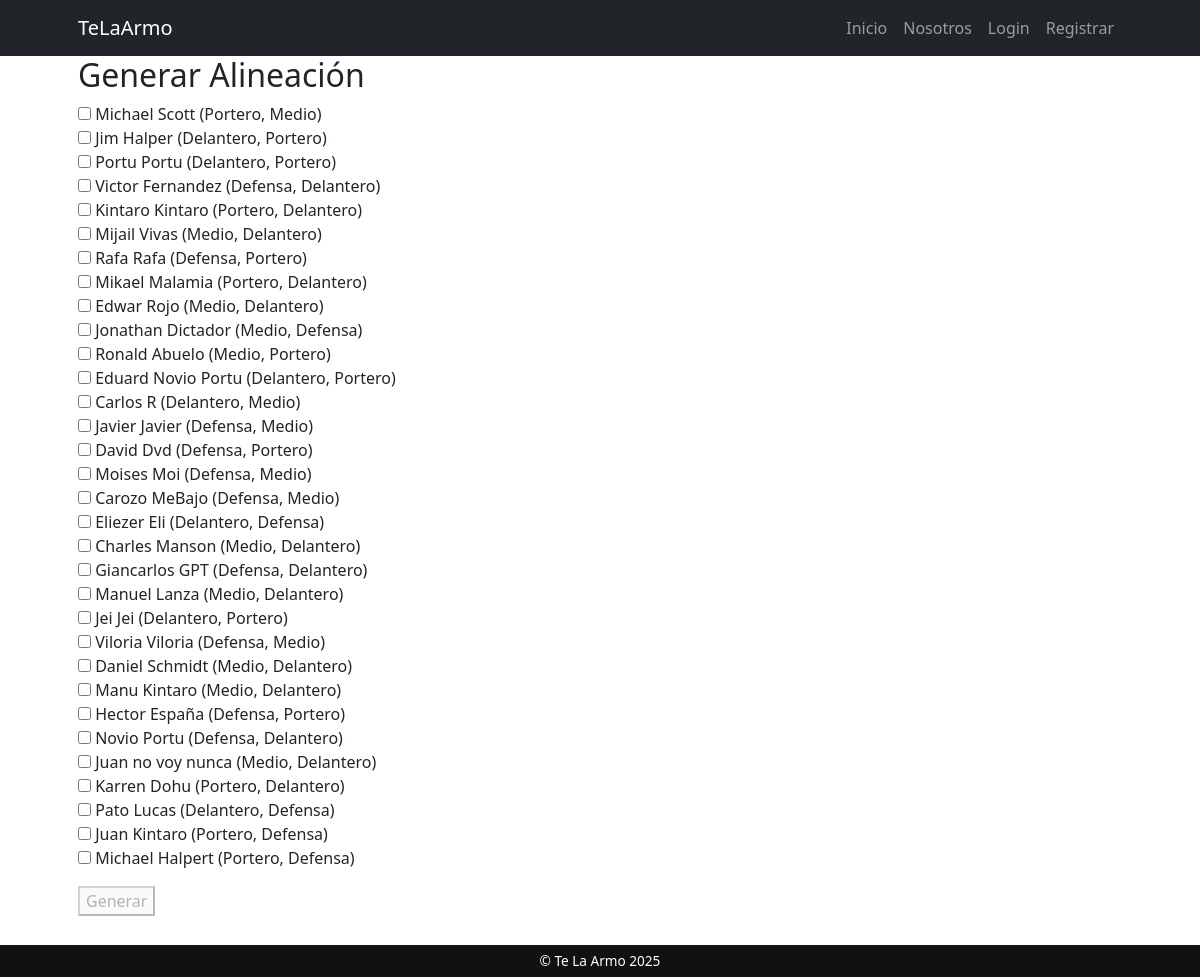
The page /clientes/alineacion_form/ on the database as committed earlier.
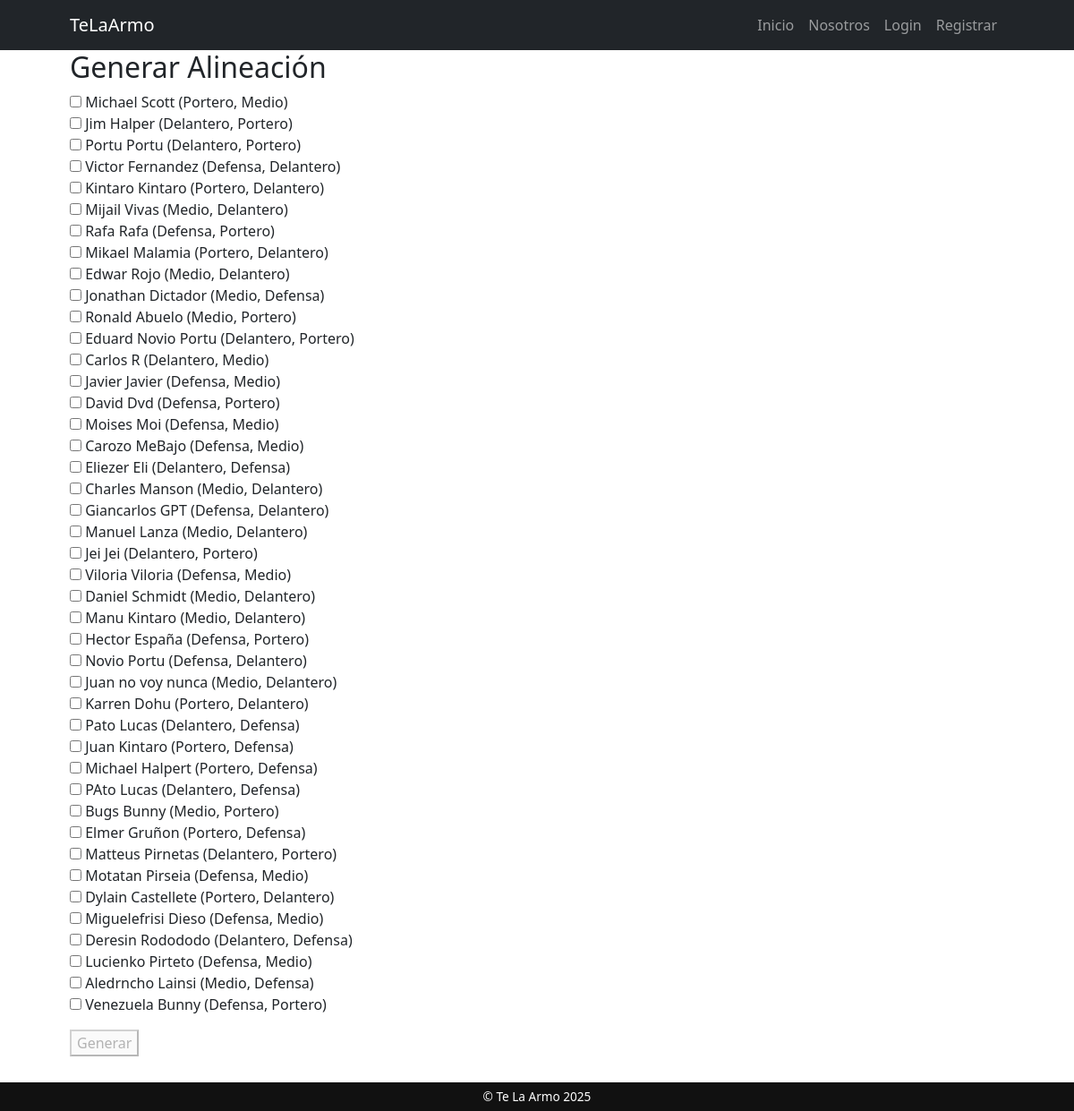
The same page on the database as committed later.
### cliente/models.py (models this page shows, shortened)
class Cliente(models.Model):
    nombre = models.CharField(max_length=100)
    apellido = models.CharField(max_length=100)
    edad = models.IntegerField()
    posicion1 = models.CharField(max_length=50)
    posicion2 = models.CharField(max_length=50)
    equipo = models.ForeignKey(Equipo, on_delete=models.CASCADE, related_name='jugadores')

### cliente/views.py (the view)
# urls.py: path("alineacion_form/", views.alineacion_form, name="alineacion_form"),
def alineacion_form(request):
    alineacion = None
    if request.method == "POST":
        form = SeleccionJugadoresForm(request.POST)
        if form.is_valid():
            jugadores_seleccionados = form.cleaned_data["jugadores"]
            jugadores_posiciones = [
                (f"{j.nombre} {j.apellido}", j.posicion1, j.posicion2)
                for j in jugadores_seleccionados
            ]
            equipoA, equipoB = armar_equipos(jugadores_posiciones)
            alineacion = formatear_equipo(equipoA, "Equipo Azul") + "\n" + formatear_equipo(equipoB, "Equipo Rojo")
    else:
        form = SeleccionJugadoresForm()
    return render(request, "cliente/alineacion_form.html", {
        "form": form,
        "alineacion": alineacion
    })

### cliente/forms.py
class SeleccionJugadoresForm(forms.Form):
    jugadores = forms.ModelMultipleChoiceField(
        queryset=models.Cliente.objects.all(),
        widget=forms.CheckboxSelectMultiple,
        label="Selecciona 16 jugadores",
    )
    def __init__(self, *args, **kwargs):
        super().__init__(*args, **kwargs)
        self.fields['jugadores'].label_from_instance = lambda obj: f"{obj.nombre} {obj.apellido} ({obj.posicion1}/{obj.posicion2})"

### cliente/templates/cliente/alineacion_form.html (shortened to what this page needs)
{% extends 'core/base.html' %}
{% block content %}
<h2>Generar Alineación</h2>
<form method="post" action="">
  <ul style="list-style: none; padding: 0;">
    {% for jugador in form.jugadores.field.queryset %}
      <li>
        <label>
          <input type="checkbox" name="jugadores" value="{{ jugador.pk }}">
          {{ jugador.nombre }} {{ jugador.apellido }} ({{ jugador.posicion1 }}, {{ jugador.posicion2 }})
        </label>
      </li>
    {% endfor %}
  </ul>
  <button type="submit" id="generar-btn" disabled>Generar</button>
</form>
{% endblock %}

Rows that differ between the two databases and show on the page:
added Cliente: nombre "PAto", apellido "Lucas", posicion1 "Delantero", posicion2 "Defensa"
added Cliente: nombre "Bugs", apellido "Bunny", posicion1 "Medio", posicion2 "Portero"
added Cliente: nombre "Elmer", apellido "Gruñon", posicion1 "Portero", posicion2 "Defensa"
added Cliente: nombre "Matteus", apellido "Pirnetas", posicion1 "Delantero", posicion2 "Portero"
added Cliente: nombre "Motatan", apellido "Pirseia", posicion1 "Defensa", posicion2 "Medio"
added Cliente: nombre "Dylain", apellido "Castellete", posicion1 "Portero", posicion2 "Delantero"
added Cliente: nombre "Miguelefrisi", apellido "Dieso", posicion1 "Defensa", posicion2 "Medio"
added Cliente: nombre "Deresin", apellido "Rodododo", posicion1 "Delantero", posicion2 "Defensa"
added Cliente: nombre "Lucienko", apellido "Pirteto", posicion1 "Defensa", posicion2 "Medio"
added Cliente: nombre "Aledrncho", apellido "Lainsi", posicion1 "Medio", posicion2 "Defensa"
added Cliente: nombre "Venezuela", apellido "Bunny", posicion1 "Defensa", posicion2 "Portero"
